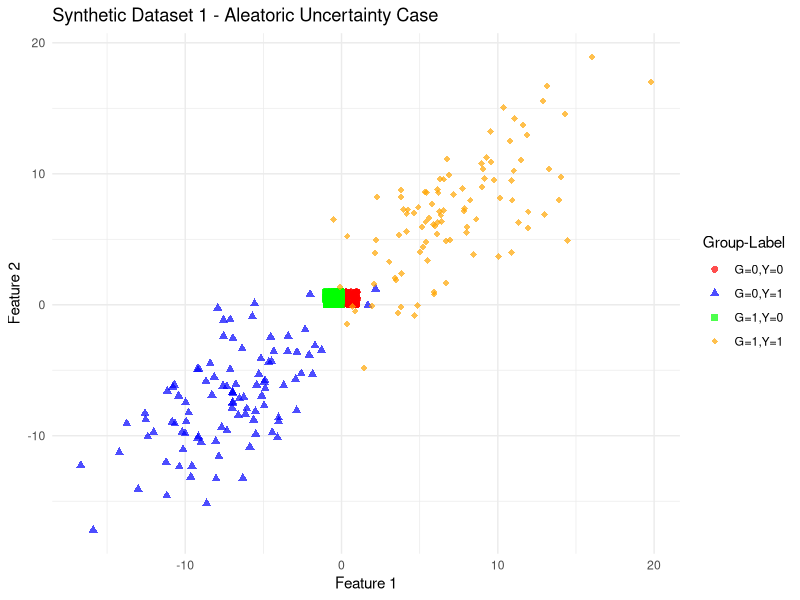
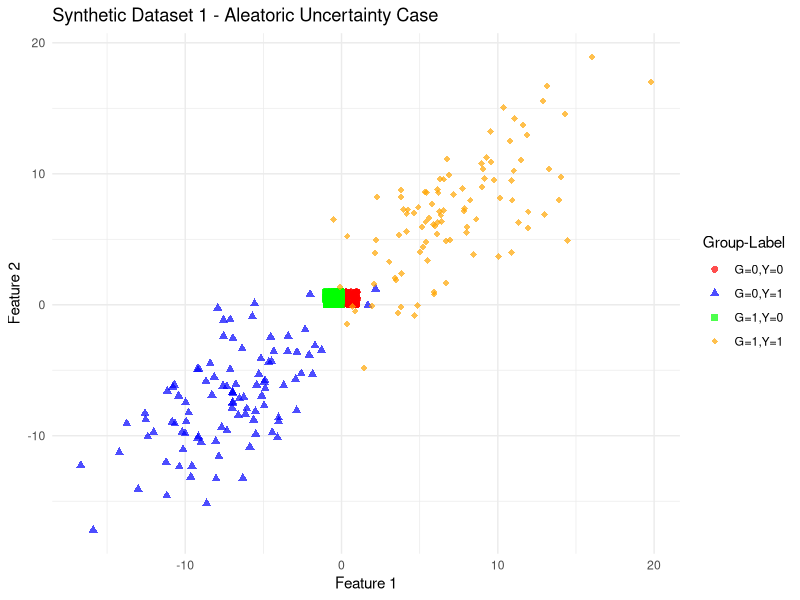

Reproduce these figures in R, in order.
library(MASS)
library(tidyverse)

# Replica Synthetic Dataset 1 (SD1) dal paper
# Case of Aleatoric Uncertainty

generate_synthetic_dataset_1 <- function(n_samples = 100) {
  set.seed(42)
  
  # Parameters per le 4 distribuzioni (dal paper)
  # G=0, Y=0: Beta distribution
  # G=0, Y=1: -Beta distribution  
  # G=1, Y=0: Normal distribution
  # G=1, Y=1: Normal distribution
  
  data_list <- list()
  
  # G=0, Y=0 - Beta distribution
  n <- n_samples
  beta_samples <- matrix(rbeta(n*2, 0.5, 0.5), ncol=2)
  data_list[[1]] <- data.frame(
    feature1 = beta_samples[,1],  # Scale to match paper
    feature2 = beta_samples[,2],
    G = 0, Y = 0
  )
  
  # G=0, Y=1 - Negative Beta
  data_list[[2]] <- data.frame(
    feature1 = -(beta_samples[,1]),
    feature2 = (beta_samples[,2]),
    G = 0, Y = 1
  )
  
  # G=1, Y=0 - Normal distribution
  normal_samples_0 <- mvrnorm(n, mu = c(-7, -7), 
                              Sigma = matrix(c(15, 10, 10, 15), 2, 2))
  data_list[[3]] <- data.frame(
    feature1 = normal_samples_0[,1],
    feature2 = normal_samples_0[,2],
    G = 1, Y = 0
  )
  
  # G=1, Y=1 - Normal distribution
  normal_samples_1 <- mvrnorm(n, mu = c(7, 7), 
                              Sigma = matrix(c(15, 10, 10, 15), 2, 2))
  data_list[[4]] <- data.frame(
    feature1 = normal_samples_1[,1],
    feature2 = normal_samples_1[,2],
    G = 1, Y = 1
  )
  
  # Combine all data
  synthetic_data <- do.call(rbind, data_list)
  synthetic_data$G <- as.factor(synthetic_data$G)
  synthetic_data$Y <- as.factor(synthetic_data$Y)
  
  return(synthetic_data)
}

# Test the function
sd1_data <- generate_synthetic_dataset_1()
head(sd1_data)
table(sd1_data$G, sd1_data$Y)

### VISUALIZZAZIONE GRAFICA

plot_synthetic_data <- function(data, title = "Synthetic Dataset") {
  ggplot(data, aes(x = feature1, y = feature2, 
                   color = interaction(G, Y), 
                   shape = interaction(G, Y))) +
    geom_point(size = 2, alpha = 0.7) +
    scale_color_manual(values = c("red", "blue", "green", "orange"),
                       labels = c("G=0,Y=0", "G=0,Y=1", "G=1,Y=0", "G=1,Y=1")) +
    scale_shape_manual(values = c(16, 17, 15, 18),
                       labels = c("G=0,Y=0", "G=0,Y=1", "G=1,Y=0", "G=1,Y=1")) +
    labs(title = title, 
         x = "Feature 1", 
         y = "Feature 2",
         color = "Group-Label",
         shape = "Group-Label") +
    theme_minimal()
}

p1 <- plot_synthetic_data(sd1_data, "Synthetic Dataset 1 - Aleatoric Uncertainty Case")
print(p1)
ggsave("plots/synthetic_dataset_1.png", p1, width = 10, height = 6)

